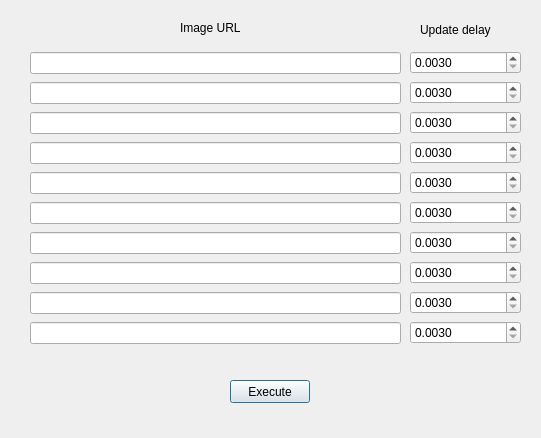
<?xml version="1.0" encoding="UTF-8"?>
<ui version="4.0">
 <class>webget</class>
 <widget class="QDialog" name="webget">
  <property name="geometry">
   <rect>
    <x>0</x>
    <y>0</y>
    <width>541</width>
    <height>438</height>
   </rect>
  </property>
  <property name="windowTitle">
   <string>Dialog</string>
  </property>
  <widget class="QPushButton" name="pushButton">
   <property name="geometry">
    <rect>
     <x>230</x>
     <y>380</y>
     <width>80</width>
     <height>23</height>
    </rect>
   </property>
   <property name="text">
    <string>Execute</string>
   </property>
  </widget>
  <widget class="QLabel" name="label">
   <property name="geometry">
    <rect>
     <x>180</x>
     <y>20</y>
     <width>71</width>
     <height>16</height>
    </rect>
   </property>
   <property name="text">
    <string>Image URL</string>
   </property>
  </widget>
  <widget class="QLabel" name="label_2">
   <property name="geometry">
    <rect>
     <x>420</x>
     <y>20</y>
     <width>81</width>
     <height>20</height>
    </rect>
   </property>
   <property name="text">
    <string>Update delay</string>
   </property>
  </widget>
  <widget class="QWidget" name="">
   <property name="geometry">
    <rect>
     <x>30</x>
     <y>50</y>
     <width>371</width>
     <height>301</height>
    </rect>
   </property>
   <layout class="QVBoxLayout" name="verticalLayout">
    <item>
     <widget class="QLineEdit" name="url1"/>
    </item>
    <item>
     <widget class="QLineEdit" name="url2"/>
    </item>
    <item>
     <widget class="QLineEdit" name="url3"/>
    </item>
    <item>
     <widget class="QLineEdit" name="url4"/>
    </item>
    <item>
     <widget class="QLineEdit" name="url5"/>
    </item>
    <item>
     <widget class="QLineEdit" name="url6"/>
    </item>
    <item>
     <widget class="QLineEdit" name="url7"/>
    </item>
    <item>
     <widget class="QLineEdit" name="url8"/>
    </item>
    <item>
     <widget class="QLineEdit" name="url9"/>
    </item>
    <item>
     <widget class="QLineEdit" name="url10"/>
    </item>
   </layout>
  </widget>
  <widget class="QWidget" name="">
   <property name="geometry">
    <rect>
     <x>410</x>
     <y>50</y>
     <width>111</width>
     <height>301</height>
    </rect>
   </property>
   <layout class="QVBoxLayout" name="verticalLayout_2">
    <item>
     <widget class="QDoubleSpinBox" name="millis1">
      <property name="decimals">
       <number>4</number>
      </property>
      <property name="minimum">
       <double>0.003000000000000</double>
      </property>
      <property name="maximum">
       <double>999.000000000000000</double>
      </property>
      <property name="singleStep">
       <double>0.001000000000000</double>
      </property>
     </widget>
    </item>
    <item>
     <widget class="QDoubleSpinBox" name="millis2">
      <property name="decimals">
       <number>4</number>
      </property>
      <property name="minimum">
       <double>0.003000000000000</double>
      </property>
      <property name="maximum">
       <double>999.000000000000000</double>
      </property>
      <property name="singleStep">
       <double>0.001000000000000</double>
      </property>
     </widget>
    </item>
    <item>
     <widget class="QDoubleSpinBox" name="millis3">
      <property name="decimals">
       <number>4</number>
      </property>
      <property name="minimum">
       <double>0.003000000000000</double>
      </property>
      <property name="maximum">
       <double>999.000000000000000</double>
      </property>
      <property name="singleStep">
       <double>0.001000000000000</double>
      </property>
     </widget>
    </item>
    <item>
     <widget class="QDoubleSpinBox" name="millis4">
      <property name="decimals">
       <number>4</number>
      </property>
      <property name="minimum">
       <double>0.003000000000000</double>
      </property>
      <property name="maximum">
       <double>999.000000000000000</double>
      </property>
      <property name="singleStep">
       <double>0.001000000000000</double>
      </property>
     </widget>
    </item>
    <item>
     <widget class="QDoubleSpinBox" name="millis5">
      <property name="decimals">
       <number>4</number>
      </property>
      <property name="minimum">
       <double>0.003000000000000</double>
      </property>
      <property name="maximum">
       <double>999.000000000000000</double>
      </property>
      <property name="singleStep">
       <double>0.001000000000000</double>
      </property>
     </widget>
    </item>
    <item>
     <widget class="QDoubleSpinBox" name="millis6">
      <property name="decimals">
       <number>4</number>
      </property>
      <property name="minimum">
       <double>0.003000000000000</double>
      </property>
      <property name="maximum">
       <double>999.000000000000000</double>
      </property>
      <property name="singleStep">
       <double>0.001000000000000</double>
      </property>
     </widget>
    </item>
    <item>
     <widget class="QDoubleSpinBox" name="millis7">
      <property name="decimals">
       <number>4</number>
      </property>
      <property name="minimum">
       <double>0.003000000000000</double>
      </property>
      <property name="maximum">
       <double>999.000000000000000</double>
      </property>
      <property name="singleStep">
       <double>0.001000000000000</double>
      </property>
     </widget>
    </item>
    <item>
     <widget class="QDoubleSpinBox" name="millis8">
      <property name="decimals">
       <number>4</number>
      </property>
      <property name="minimum">
       <double>0.003000000000000</double>
      </property>
      <property name="maximum">
       <double>999.000000000000000</double>
      </property>
      <property name="singleStep">
       <double>0.001000000000000</double>
      </property>
     </widget>
    </item>
    <item>
     <widget class="QDoubleSpinBox" name="millis9">
      <property name="decimals">
       <number>4</number>
      </property>
      <property name="minimum">
       <double>0.003000000000000</double>
      </property>
      <property name="maximum">
       <double>999.000000000000000</double>
      </property>
      <property name="singleStep">
       <double>0.001000000000000</double>
      </property>
     </widget>
    </item>
    <item>
     <widget class="QDoubleSpinBox" name="millis10">
      <property name="decimals">
       <number>4</number>
      </property>
      <property name="minimum">
       <double>0.003000000000000</double>
      </property>
      <property name="maximum">
       <double>999.000000000000000</double>
      </property>
      <property name="singleStep">
       <double>0.001000000000000</double>
      </property>
     </widget>
    </item>
   </layout>
  </widget>
 </widget>
 <resources/>
 <connections/>
</ui>
